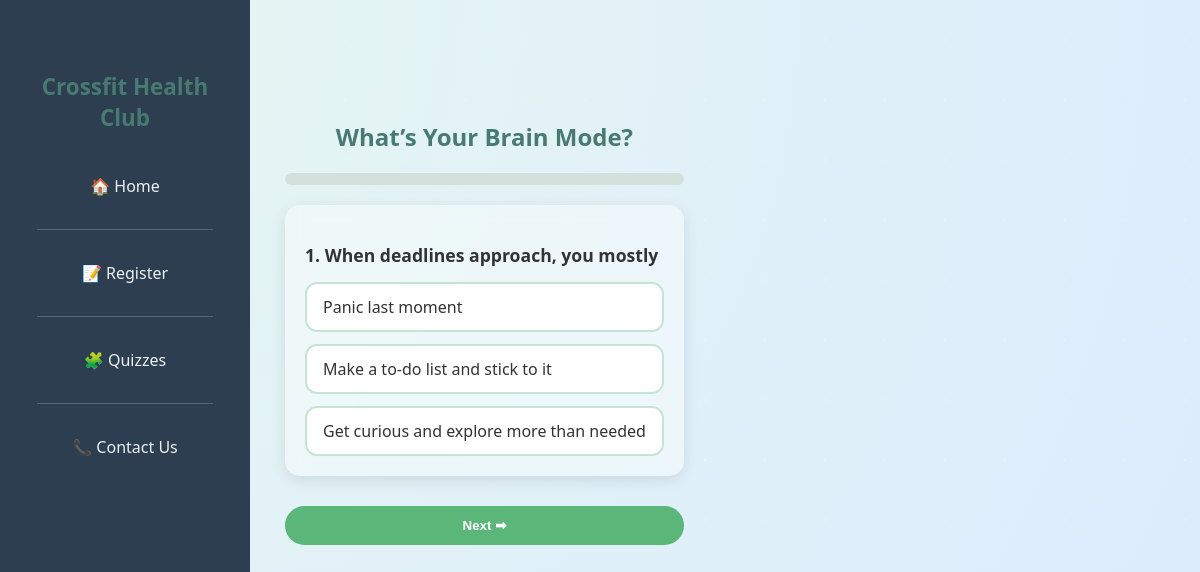
The app's page /quiz/1/ with its own data.
### registration/models.py (models this page shows, shortened)
class Quiz(models.Model):
    title = models.CharField(max_length=255)
    description = models.TextField(blank=True)

class Question(models.Model):
    quiz = models.ForeignKey(Quiz, on_delete=models.CASCADE, related_name='questions')
    text = models.TextField()

class Option(models.Model):
    question = models.ForeignKey(Question, on_delete=models.CASCADE, related_name='options')
    text = models.CharField(max_length=255)
    type = models.CharField(max_length=1, choices=[('A', 'A'), ('B', 'B'), ('C', 'C')])

### registration/views.py (the view, shortened to what this page needs)
# urls.py: path('quiz/<int:quiz_id>/', views.quiz_detail, name='quiz_detail'),
def quiz_detail(request, quiz_id):
    quiz = get_object_or_404(Quiz, id=quiz_id)
    questions = quiz.questions.prefetch_related('options').all()
    for q in questions:
        q.shuffled_options = list(q.options.all())
        random.shuffle(q.shuffled_options)
    return render(request, 'quiz/quiz_detail.html', {'quiz': quiz, 'questions': questions})

### registration/templates/quiz/quiz_detail.html (shortened to what this page needs)
{% extends "layout.html" %}
{% block content %}
<div class="quiz-container">
  <h2>{{ quiz.title }}</h2>
  <div class="progress">
  </div>
  <form method="post" id="quiz-form">
    {% for question in questions %}
      <div class="question-block" data-question="{{ forloop.counter0 }}" style="display: {% if forloop.first %}block{% else %}none{% endif %};">
        <p class="question-text"><strong>{{ forloop.counter }}. {{ question.text }}</strong></p>
        <div class="options">
          {% for option in question.shuffled_options %}
            <label class="option">
              {{ option.text }}
            </label>
          {% endfor %}
        </div>
      </div>
    {% endfor %}
    <div class="nav-buttons">
      <button type="button" class="btn next-btn">Next ➡</button>
    </div>
  </form>
</div>
{% endblock %}

### registration/templates/layout.html (style rules this page uses)
body { margin: 0; font-family: 'Segoe UI', sans-serif; background: #f5f9f8; color: #333; }

### registration/templates/quiz/quiz_detail.html (style rules this page uses)
body { background: radial-gradient(circle at top left, #e6f7f1, #dbeaff); min-height: 100vh; margin: 0; padding: 40px 15px; display: flex; justify-content: center; align-items: flex-start; flex-direction: column; }
body::before { content: ''; position: fixed; width: 200%; height: 200%; background: radial-gradient(circle, rgba(255,255,255,0.2) 1px, transparent 1px); background-size: 60px 60px; animation: moveDots 60s linear infinite; z-index: 0; }
.quiz-container { position: relative; z-index: 1; padding: 30px 20px; width: 100%; max-width: 700px; box-sizing: border-box; }
h2 { text-align: center; color: #477b72; margin-bottom: 20px; font-family: 'Segoe UI', sans-serif; }
.progress { background: #d3e0dc; border-radius: 50px; overflow: hidden; height: 12px; margin: 20px 0; }
.question-block { background: rgba(255, 255, 255, 0.4); border-radius: 15px; padding: 20px; margin-bottom: 20px; backdrop-filter: blur(10px); box-shadow: 0 4px 15px rgba(0,0,0,0.1); }
.question-text { font-size: 1.1rem; margin-bottom: 15px; color: #333; }
.options { display: flex; flex-direction: column; gap: 12px; }
.option { background: #ffffff; border: 2px solid #c2e6d3; border-radius: 12px; padding: 12px 16px; cursor: pointer; transition: all 0.3s ease; display: flex; align-items: center; }
.nav-buttons { display: flex; justify-content: space-between; gap: 10px; margin-top: 30px; flex-wrap: wrap; }
.btn { flex: 1 1 45%; padding: 12px 20px; border: none; border-radius: 40px; font-weight: bold; cursor: pointer; transition: all 0.3s ease; }
.next-btn, .submit-btn { background: #5bb67a; color: #fff; }

### records on screen
Quiz: title "What’s Your Brain Mode?"
Question: text "When deadlines approach, you mostly"
Option: text "Panic last moment"
Option: text "Make a to-do list and stick to it"
Option: text "Get curious and explore more than needed"
